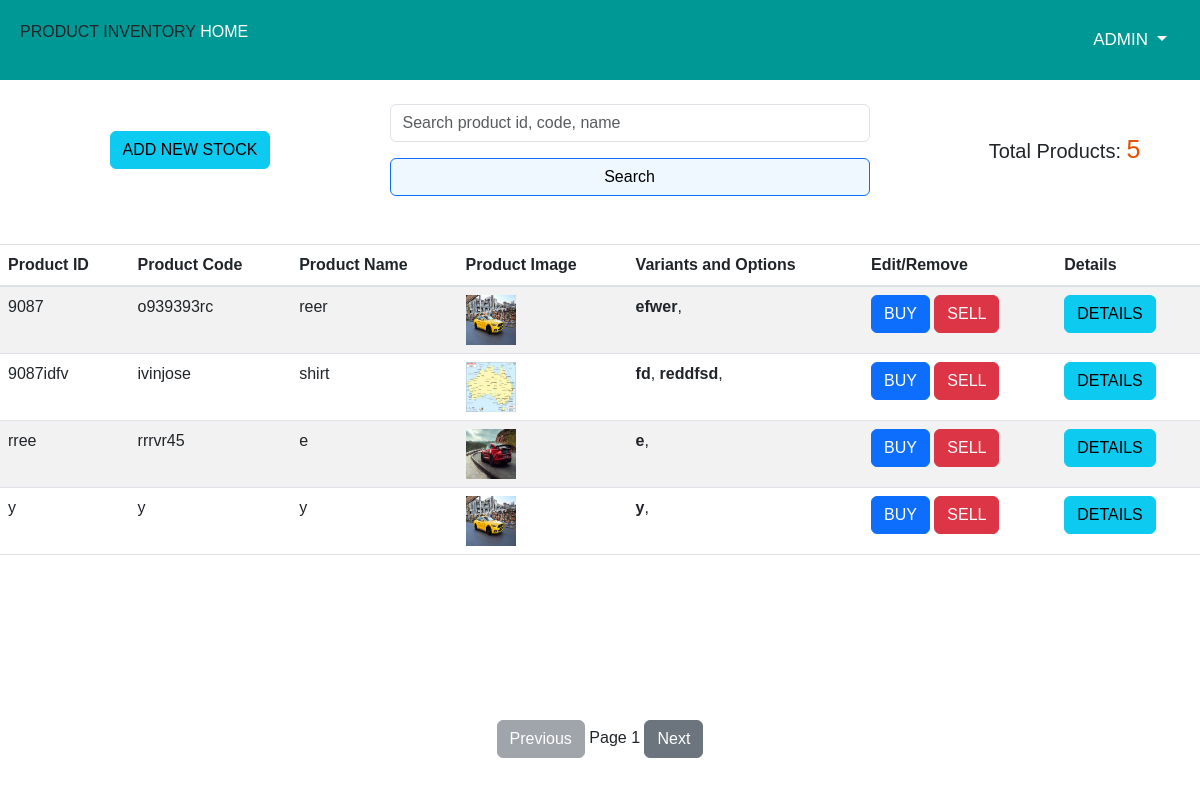
Page / (signed in) on the earlier database version.
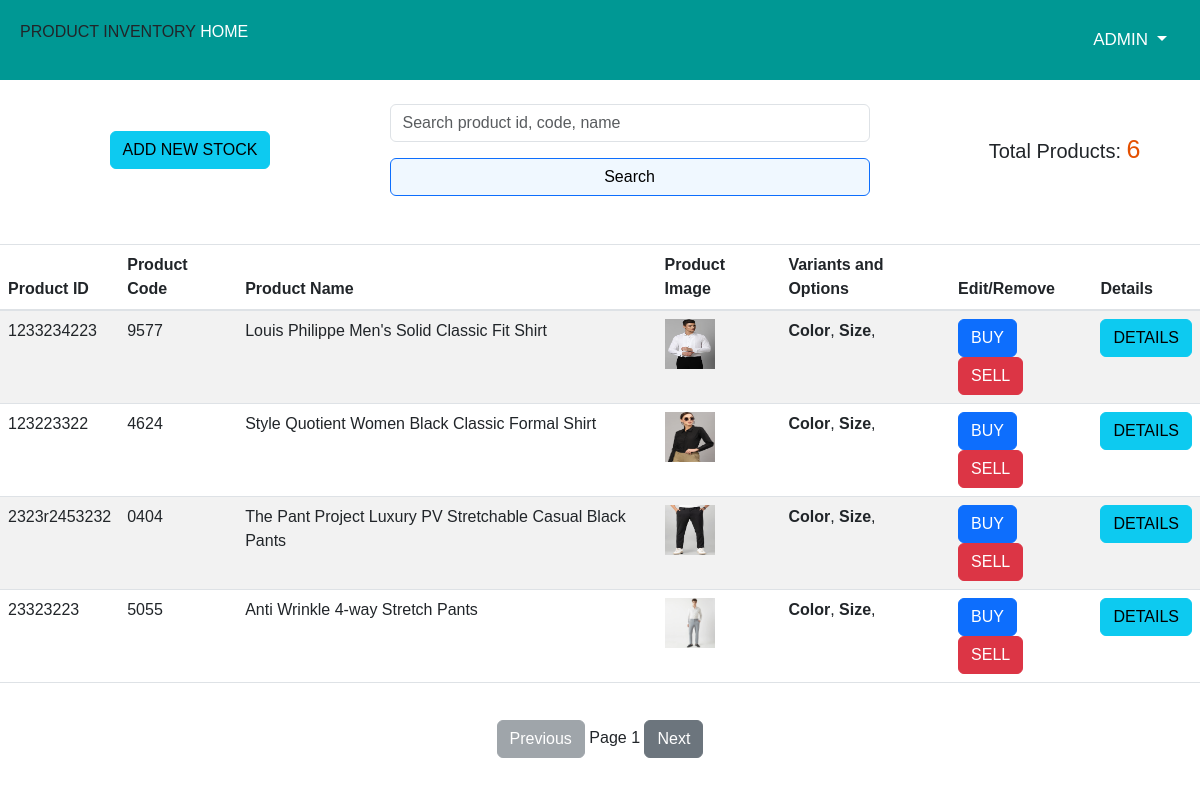
Same page on the later database version.
### main.py (models this page shows)
class Product(db.Model):
    __tablename__ = 'products'
    id = db.Column(db.String(36), primary_key=True, default=lambda: str(uuid.uuid4()))
    ProductID = db.Column(db.BigInteger, unique=True, nullable=False)
    ProductCode = db.Column(db.String(255), unique=True, nullable=False)
    ProductName = db.Column(db.String(255), nullable=False)
    ProductImage = db.Column(db.String(255), nullable=True)
    CreatedDate = db.Column(db.DateTime, nullable=False, default=db.func.current_timestamp())
    UpdatedDate = db.Column(db.DateTime, nullable=True, onupdate=db.func.current_timestamp())
    CreatedUser = db.Column(db.String(36), db.ForeignKey('auth_users.id'), nullable=False)
    IsFavourite = db.Column(db.Boolean, default=False)
    Active = db.Column(db.Boolean, default=True)
    HSNCode = db.Column(db.String(255), nullable=True)
    TotalStock = db.Column(db.Numeric(20,8), nullable=True, default=0.00)
    __table_args__ = (db.UniqueConstraint('ProductCode', 'ProductID', name='unique_product_constraint'),)

class ProductImage(db.Model):
    __tablename__ = 'product_images'
    id = db.Column(db.String(36), primary_key=True, default=lambda: str(uuid.uuid4()))
    Product = db.Column(db.String(36), db.ForeignKey('products.id'), nullable=False)
    ImageURL = db.Column(db.String(255), nullable=False)
    CreatedDate = db.Column(db.DateTime, nullable=False, default=db.func.current_timestamp())
    UpdatedDate = db.Column(db.DateTime, nullable=True, onupdate=db.func.current_timestamp())

class ProductVariant(db.Model):
    __tablename__ = 'product_varients'
    id = db.Column(db.String(36), primary_key=True, default=lambda: str(uuid.uuid4()))
    Product = db.Column(db.String(36), db.ForeignKey('products.id'), nullable=False)
    VariantName = db.Column(db.String(255), nullable=False)
    CreatedDate = db.Column(db.DateTime, nullable=False, default=db.func.current_timestamp())
    UpdatedDate = db.Column(db.DateTime, nullable=True, onupdate=db.func.current_timestamp())

### main.py (the view)
@app.route('/')
def home():
    if 'loggedin' in session:
        products = Product.query.all()
        product_data = []
        for product in products:
            variants = ProductVariant.query.filter_by(Product=product.id).all()
            variant_data = []
            for variant in variants:
                options = ProductVariantOption.query.filter_by(Variant=variant.id).all()
                option_data = []
                for option in options:
                    option_data.append({
                        "option_name": option.OptionName,
                        "quantity": option.quantity  # Fetch the quantity field
                    })
                variant_data.append({
                    "variant_name": variant.VariantName,
                    "options": option_data
                })
            product_images = ProductImage.query.filter_by(Product=product.id).all()
            image_urls = [img.ImageURL for img in product_images]
            created_user = product.CreatedUser  # Assuming 'CreatedUser' stores the user ID of the product creator
            created_date = product.CreatedDate.strftime('%Y-%m-%d %H:%M:%S') if product.CreatedDate else None
            product_data.append({
                "id":product.id,
                "product_id": product.ProductID,
                "product_code": product.ProductCode,
                "product_name": product.ProductName,
                "product_image": image_urls,
                "variants": variant_data,
                "created_user": created_user,  # Add this field to display the creator's user ID
                "created_date": created_date  # Add this field to display the creation date
            })
        return render_template('home.html', products=product_data)
    else:
        return render_template('login.html')

### templates/home.html (shortened to what this page needs)
{% extends 'base.html' %}
{% block content %}
<!DOCTYPE html>
<html lang="en">
<head>
</head>
<body>
<br>
<div style="    display: flex;
    align-items: center;
    justify-content: space-around;">
<a href="{{ url_for('add_stock')}}" class="btn btn-info" id="add_stock_btn">Add New Stock</a>
<form action="{{ url_for('search_product') }}" method="POST" style="width: 40%;">
    <div class="form-group">
        <input type="text" class="form-control" name="inputText" placeholder="Search product id, code, name">
    </div>
    <button type="submit" class="btn btn-primary btn-block" style="background-color: aliceblue; color: black;">Search</button>
</form>
    <span id="total_products">Total Products: <span style="color: #e45000; font-size: 25px;" >{{ products|length }}</span></span>
</div>
<br><br>
{% if products %}
    <div id="pagination-wrapper">
        <table class="table table-striped" id="product-table">
            <thead>
                <tr>
                    <th>Product ID</th>
                    <th>Product Code</th>
                    <th>Product Name</th>
                    <th>Product Image</th>
                    <th>Variants and Options</th>
                    <th>Edit/Remove</th>
                    <th>Details</th>
                </tr>
            </thead>
            <tbody id="product-body">
                {% for product in products %}
                    <tr class="product-row">
                        <td>{{ product.product_id }}</td>
                        <td>{{ product.product_code }}</td>
                        <td>{{ product.product_name }}</td>
                        <td><img src="{{ url_for('static', filename='uploads/' + product.product_image[0]) }}" alt="{{ product.product_image[0] }}" style="width: 50px; height: 50px;"></td>
                        <td>
                            {% for variant in product.variants %}
                                <strong>{{ variant.variant_name }}</strong>,
                            {% endfor %}
                        </td>
                        <td>
                            <a href="{{ url_for('buy_product', product_id=product.id) }}" class="btn btn-primary">BUY</a>
                            <a href="/sell-product/{{ product.id }}" class="btn btn-danger">SELL</a>
                        </td>
                        <td>
                            <a href="/product-details/{{ product.id }}" class="btn btn-info">Details</a>
                        </td>
                    </tr>
                {% endfor %}
            </tbody>
        </table>
        <div id="pagination-controls">
            <button id="prev-btn" class="btn btn-secondary" onclick="changePage(-1)">Previous</button>
            <span id="page-number">Page 1</span>
            <button id="next-btn" class="btn btn-secondary" onclick="changePage(1)">Next</button>
        </div>
    </div>
{% else %}
    <p style="text-align: center;
    font-size: 30px;">No products available.</p>
{% endif %}
</body>
</html>
{% endblock %}

### templates/base.html (shortened to what this page needs)
<!DOCTYPE html>
<html lang="en">
<head>
    <link rel="stylesheet" href="https://cdn.jsdelivr.net/npm/bootstrap@5.3.0/dist/css/bootstrap.min.css">
    <link rel="stylesheet" href="https://cdn.jsdelivr.net/npm/bootstrap@4.0.0/dist/css/bootstrap.min.css">
<link rel="stylesheet" href="https://cdn.jsdelivr.net/npm/bootstrap@5.3.0/dist/css/bootstrap.min.css">
    <link href="{{ url_for('static', filename='css/style.css') }}" rel="stylesheet">
</head>
<nav class="nvbr" style="">
    <div class="logo">
        PRODUCT INVENTORY
        <a href="{{ url_for('home') }}" id="" style="color: white !important;">
            Home
        </a>
    </div>
    <div>
        {% if 'loggedin' in session %}
        <div class="dropdown">
            <a class="btn nav-user dropdown-toggle" href="#" id="dropdownMenuButton1" data-bs-toggle="dropdown" aria-expanded="false" style="color: white !important;">
                {{ session['username'] }}
            </a>
        </div>
        {% endif %}
</nav>
{% block content %}{% endblock %}

### static/css/style.css (style rules this page uses)
* { margin: 0px; padding: 0px; }
body { font-family: 'Rubik', sans-serif; }
a, a:hover, a:focus { text-decoration: none; }
:root { --extradarkbg :#004846; --darkbg: #009894; --lightbg: #02a5a5; --fontcolor: #01564d; --white: white; }
a { color: white; text-transform: uppercase; }
.nvbr { background: var(--darkbg); display: flex; flex-direction: row; justify-content: space-between; padding: 20px; z-index: 40; position: relative; }
.nav-user { color: var(--c4) !important; font-size: 17px !important; text-transform: uppercase !important; }

### templates/base.html (style rules this page uses)
#add_stock_btn { margin-left: 50px; }
.logo { margin-right: 20px; }
#pagination-controls { position: fixed; top: 90%; left: 50%; transform: translateX(-50%); width: 30%; z-index: 1050; text-align: center; margin-top: 0; }
#total_products { font-size: 20px; }

Differences in the rows shown:
removed Product: product_id "9087", product_code "o939393rc", product_name "reer", ImageURL (picture)
removed ProductVariant: variant_name "efwer", shown under "9087"
removed Product: product_id "9087idfv", product_code "ivinjose", product_name "shirt", ImageURL (picture)
removed ProductVariant: variant_name "fd", shown under "9087idfv"
removed ProductVariant: variant_name "reddfsd", shown under "9087idfv"
removed Product: product_id "rree", product_code "rrrvr45", product_name "e", ImageURL (picture), variant_name "e"
removed Product: product_id "y", product_code "y", product_name "y", ImageURL (picture), variant_name "y"
added Product: product_id "1233234223", product_code "9577", product_name "Louis Philippe Men's Solid Classic Fit Shirt", ImageURL (picture)
added ProductVariant: variant_name "Color", shown under "1233234223"
added ProductVariant: variant_name "Size", shown under "1233234223"
added Product: product_id "123223322", product_code "4624", product_name "Style Quotient Women Black Classic Formal Shirt", ImageURL (picture)
added ProductVariant: variant_name "Color", shown under "123223322"
added ProductVariant: variant_name "Size", shown under "123223322"
added Product: product_id "2323r2453232", product_code "0404", product_name "The Pant Project Luxury PV Stretchable Casual Black Pants", ImageURL (picture)
added ProductVariant: variant_name "Color", shown under "2323r2453232"
added ProductVariant: variant_name "Size", shown under "2323r2453232"
added Product: product_id "23323223", product_code "5055", product_name "Anti Wrinkle 4-way Stretch Pants", ImageURL (picture)
added ProductVariant: variant_name "Color", shown under "23323223"
added ProductVariant: variant_name "Size", shown under "23323223"
Other differences:
{{ products|length }}: "5" → "6"
